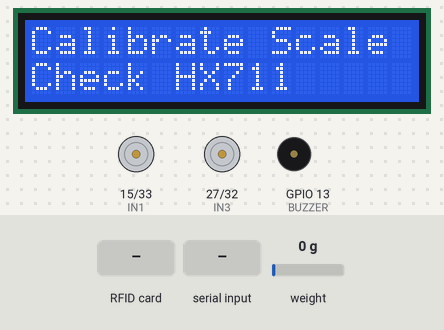
Bench run of a sketch on a simulated ESP32. On the bench: 16×2 character LCD, motor-driver pin pairs drawn as motors (green arrow = first pin HIGH = forward, orange = second pin HIGH = backward, longer = more drive), buzzer (waves = sounding, pin HIGH). Inputs (shaded band) come from the test bench; at power-on: weight on the scale 0 g. Nothing arrives over Bluetooth unless stated; what the sketch prints to the serial monitor is not drawn.

Above: at 2.8 s.
2.9 s: RFID card 32 49 FB 05 held to the reader
At 3.6 s:
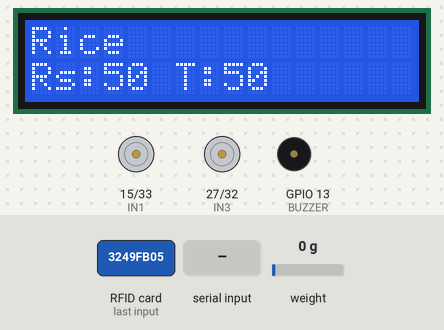
7.0 s: RFID card 93 98 20 ED held to the reader
At 8.7 s:
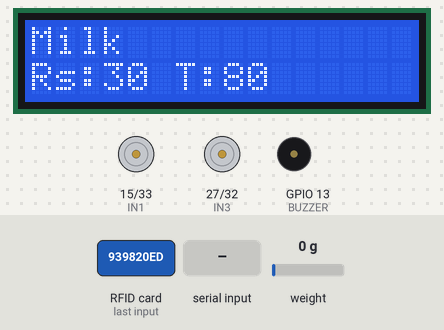
11.1 s: RFID card 69 9C C6 C5 held to the reader
At 12.8 s:
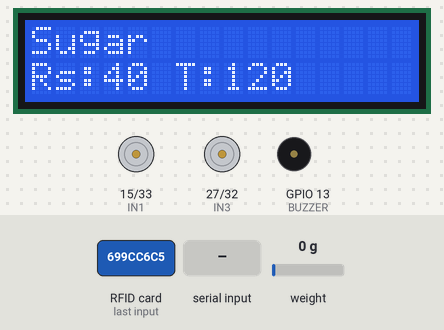
15.2 s: RFID card 5E 7A 19 C4 held to the reader
At 16.0 s:
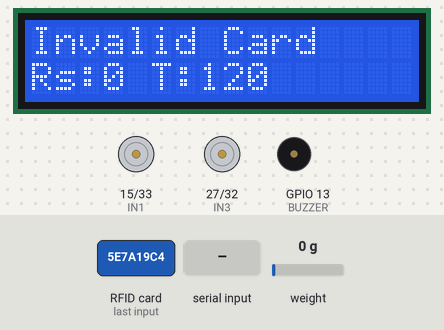
19.3 s: "F" received over the second serial link
At 20.2 s:
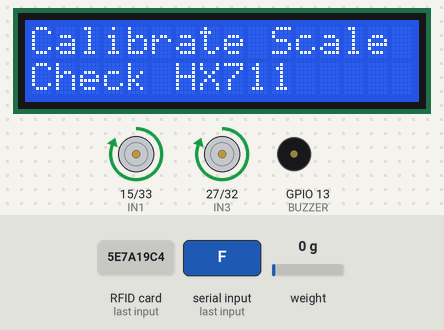
23.4 s: "B" received over the second serial link
At 24.6 s:
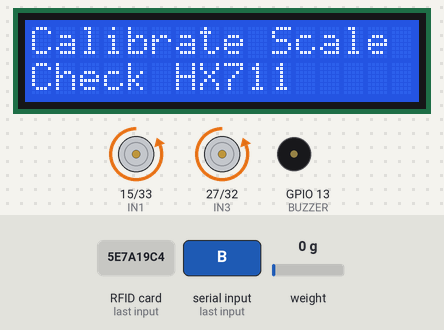
Timing chart, 0 to 26.5 s (numbered marks = the images above; inputs shaded):
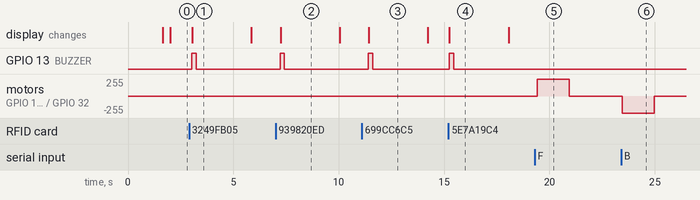

The sketch:

Debugging_Performance_Optimization.ino
```cpp
#include <Wire.h>
#include <LiquidCrystal_I2C.h>
#include <SPI.h>
#include <MFRC522.h>
#include "BluetoothSerial.h"
#include "HX711.h"

// RFID
#define SS_PIN 21
#define RST_PIN 22
MFRC522 rfid(SS_PIN, RST_PIN);

// LCD
LiquidCrystal_I2C lcd(0x27, 16, 2);

// Bluetooth
BluetoothSerial SerialBT;

// Buzzer
#define BUZZER 13

// Motor
#define IN1 15
#define IN2 33
#define IN3 27
#define IN4 32

// Load Cell
#define DT 4
#define SCK 5
HX711 scale;

// Product Billing
int totalBill = 0;

String uid1 = "32 49 FB 05";
String uid2 = "93 98 20 ED";
String uid3 = "69 9C C6 C5";
String uid4 = "53 77 4E EC";

int price1 = 50;
int price2 = 30;
int price3 = 40;
int price4 = 60;

// Load cell calibration
float calibrationFactor = 1.0;
const bool LOAD_CELL_CALIBRATED = false;

// Timers
unsigned long lastMotorTime = 0;
unsigned long lastScanTime = 0;
unsigned long lastBuzzerTime = 0;
unsigned long lastDisplayTime = 0;

const unsigned long MOTOR_TIMEOUT = 1500;
const unsigned long SCAN_DELAY = 1500;
const unsigned long BUZZER_TIME = 200;
const unsigned long BILL_DISPLAY_TIME = 2500;

bool motorRunning = false;
bool buzzerOn = false;
bool showBill = false;

String lastScannedUID = "";

// Motor Control
void forward() {
  digitalWrite(IN1, HIGH);
  digitalWrite(IN2, LOW);
  digitalWrite(IN3, HIGH);
  digitalWrite(IN4, LOW);
}

void back() {
  digitalWrite(IN1, LOW);
  digitalWrite(IN2, HIGH);
  digitalWrite(IN3, LOW);
  digitalWrite(IN4, HIGH);
}

void stopCar() {
  digitalWrite(IN1, LOW);
  digitalWrite(IN2, LOW);
  digitalWrite(IN3, LOW);
  digitalWrite(IN4, LOW);
  motorRunning = false;
}

// Buzzer
void startBuzzer() {
  digitalWrite(BUZZER, HIGH);
  buzzerOn = true;
  lastBuzzerTime = millis();
}

// Bluetooth
void bluetoothControl() {
  while (SerialBT.available()) {
    char cmd = SerialBT.read();

    if (cmd == 'F') {
      forward();
      motorRunning = true;
      lastMotorTime = millis();
    }
    else if (cmd == 'B') {
      back();
      motorRunning = true;
      lastMotorTime = millis();
    }
    else if (cmd == 'S') {
      stopCar();
    }
  }
}

// Motor Safety
void checkMotorSafety() {
  if (motorRunning &&
      millis() - lastMotorTime >= MOTOR_TIMEOUT) {
    stopCar();
  }
}

// RFID Billing
void readRFID() {
  if (!rfid.PICC_IsNewCardPresent() ||
      !rfid.PICC_ReadCardSerial()) {
    return;
  }

  String uid = "";

  for (byte i = 0; i < rfid.uid.size; i++) {
    if (rfid.uid.uidByte[i] < 0x10) {
      uid += "0";
    }

    uid += String(rfid.uid.uidByte[i], HEX);

    if (i < rfid.uid.size - 1) {
      uid += " ";
    }
  }

  uid.toUpperCase();

  unsigned long now = millis();

  if (uid == lastScannedUID &&
      now - lastScanTime < SCAN_DELAY) {
    rfid.PICC_HaltA();
    rfid.PCD_StopCrypto1();
    return;
  }

  lastScannedUID = uid;
  lastScanTime = now;

  String product = "Invalid Card";
  int price = 0;

  if (uid == uid1) {
    product = "Rice";
    price = price1;
  }
  else if (uid == uid2) {
    product = "Milk";
    price = price2;
  }
  else if (uid == uid3) {
    product = "Sugar";
    price = price3;
  }
  else if (uid == uid4) {
    product = "Maggie";
    price = price4;
  }

  totalBill += price;

  Serial.print("Scanned UID: ");
  Serial.println(uid);

  if (price > 0) {
    Serial.print("Product: ");
    Serial.println(product);
  } else {
    Serial.println("Invalid RFID Card");
  }

  lcd.clear();
  lcd.setCursor(0, 0);
  lcd.print(product);

  lcd.setCursor(0, 1);
  lcd.print("Rs:");
  lcd.print(price);
  lcd.print(" T:");
  lcd.print(totalBill);

  showBill = true;
  lastDisplayTime = millis();

  startBuzzer();

  rfid.PICC_HaltA();
  rfid.PCD_StopCrypto1();
}

// Buzzer Timing
void checkBuzzer() {
  if (buzzerOn &&
      millis() - lastBuzzerTime >= BUZZER_TIME) {
    digitalWrite(BUZZER, LOW);
    buzzerOn = false;
  }
}

// Load Cell
void readWeight() {
  if (!scale.is_ready()) {
    return;
  }

  float weight = scale.get_units(3);

  Serial.print("Weight: ");
  Serial.println(weight);

  lcd.clear();
  lcd.setCursor(0, 0);

  if (LOAD_CELL_CALIBRATED) {
    lcd.print("Weight:");
    lcd.setCursor(0, 1);
    lcd.print(weight, 1);
    lcd.print(" g");
  } else {
    lcd.print("Calibrate Scale");
    lcd.setCursor(0, 1);
    lcd.print("Check HX711");
  }
}

// Setup
void setup() {
  Serial.begin(115200);

  SPI.begin(18, 19, 23, SS_PIN);
  rfid.PCD_Init();

  Wire.begin(25, 26);
  lcd.init();
  lcd.backlight();

  SerialBT.begin("SmartCar");

  pinMode(BUZZER, OUTPUT);
  digitalWrite(BUZZER, LOW);

  pinMode(IN1, OUTPUT);
  pinMode(IN2, OUTPUT);
  pinMode(IN3, OUTPUT);
  pinMode(IN4, OUTPUT);

  stopCar();

  scale.begin(DT, SCK);

  if (LOAD_CELL_CALIBRATED) {
    scale.set_scale(calibrationFactor);
    scale.tare();
  }

  lcd.setCursor(0, 0);
  lcd.print("Smart Trolley");
  lcd.setCursor(0, 1);
  lcd.print("System Ready");

  delay(1500);
  lcd.clear();
}

// Main Loop
void loop() {
  bluetoothControl();

  checkMotorSafety();

  readRFID();

  checkBuzzer();

  if (showBill &&
      millis() - lastDisplayTime >= BILL_DISPLAY_TIME) {
    showBill = false;
    readWeight();
  }

  if (!showBill &&
      millis() - lastDisplayTime >= 1000) {
    lastDisplayTime = millis();
    readWeight();
  }
}
```

Measured:
- after the input at 2.9 s, GPIO 13 (BUZZER): LOW → HIGH after 0.13 s, → LOW 0.20 s later; the display: changes after 0.15 s (image 1)
- after the input at 7.0 s, GPIO 13 (BUZZER): LOW → HIGH after 0.21 s, → LOW 0.20 s later; the display: changes after 0.24 s (image 2)
- after the input at 11.1 s, GPIO 13 (BUZZER): LOW → HIGH after 0.31 s, → LOW 0.20 s later; the display: changes after 0.33 s (image 3)
- after the input at 15.2 s, GPIO 13 (BUZZER): LOW → HIGH after 0.05 s, → LOW 0.20 s later; the display: changes after 0.05 s (image 4)
- after the input at 19.3 s, motor on GPIO 15 (IN1) / GPIO 33 (IN2), motor on GPIO 27 (IN3) / GPIO 32 (IN4): stopped → forward 255/255 after 0.12 s, → stopped 1.5 s later
- after the input at 23.4 s, motor on GPIO 15 (IN1) / GPIO 33 (IN2), motor on GPIO 27 (IN3) / GPIO 32 (IN4): stopped → backward 255/255 after 0.06 s, → stopped 1.5 s later
- what the display in image 1 shows lasts 2.8 s, from 3.1 s to 5.9 s
